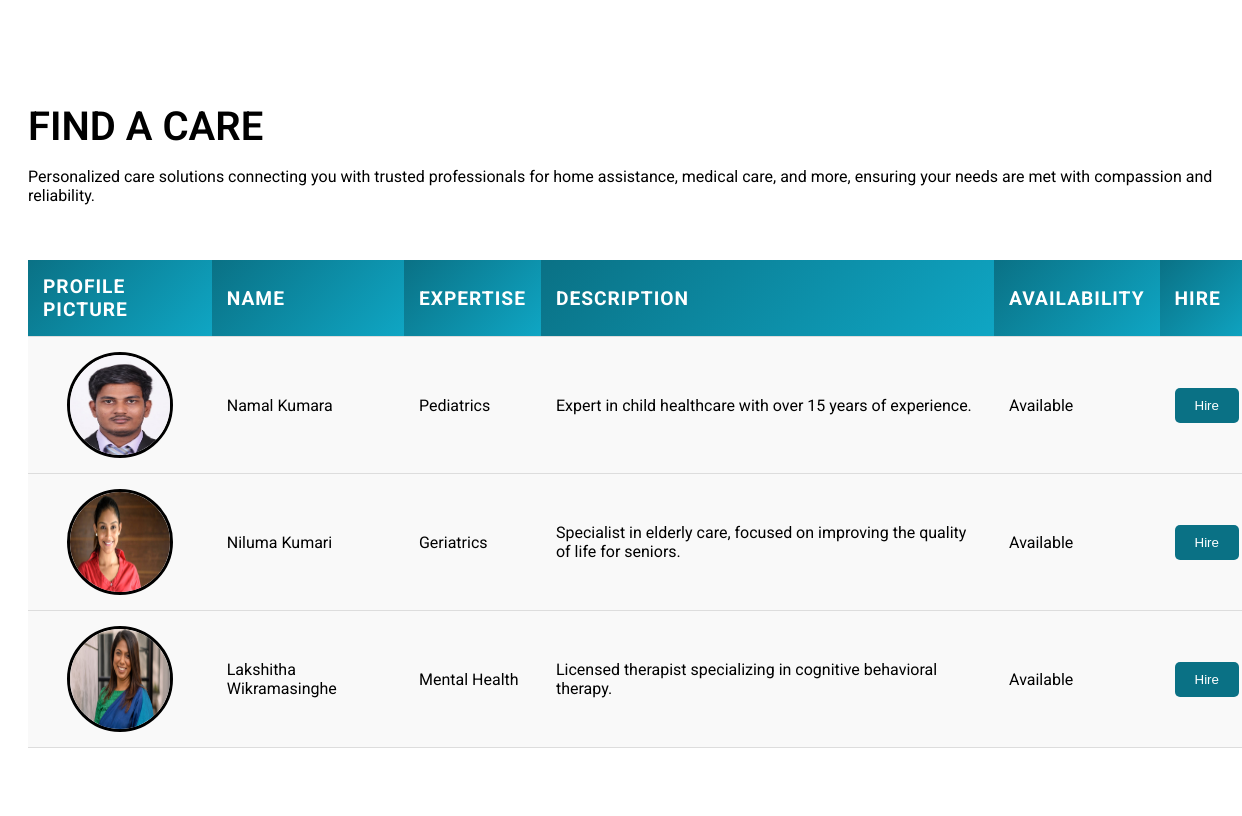
The page /FindCaregver.php on the database its author committed.
### tables this page shows
CREATE TABLE `caregivers` (
  `id` int(11) NOT NULL,
  `name` varchar(255) NOT NULL,
  `expertise` varchar(255) NOT NULL,
  `description` text DEFAULT NULL,
  `image` varchar(255) DEFAULT NULL,
  `availability` varchar(10) DEFAULT 'Available'
);

### FindCaregver.php (the view, shortened to what this page needs)
<?php
$servername = "localhost";
$username = "root";
$password = "";
$dbname = "lecture_panel_db";
$conn = new mysqli($servername, $username, $password, $dbname);
$Caregivers_sql = "SELECT * FROM Caregivers";
$Caregivers_result = $conn->query($Caregivers_sql);
?>
<!DOCTYPE html>
<html lang="en">
<head>
</head>
<body>
<section class="section_container Care_giver">
    <h2 class="section_header">Find a Care</h2>
    <p class="section_subheader"> Personalized care solutions connecting you with trusted professionals for home assistance, medical care, and more, ensuring your needs are met with compassion and reliability.
</p><br>
    <table class="Care_table">
        <thead>
            <tr>
                <th>Profile Picture</th>
                <th>Name</th>
                <th>Expertise</th>
                <th>Description</th>
                <th>Availability</th>
                <th>Hire</th>
            </tr>
        </thead>
        <tbody>
            <?php
            if ($Caregivers_result->num_rows > 0) {
                while($row = $Caregivers_result->fetch_assoc()) {
                    echo '<tr>';
                    echo '<td><img src="images/' . $row["image"] . '" alt="' . $row["name"] . '" class="Care_image"></td>';
                    echo '<td>' . $row["name"] . '</td>';
                    echo '<td>' . $row["expertise"] . '</td>';
                    echo '<td>' . $row["description"] . '</td>';
                    echo '<td>' . $row["availability"] . '</td>';
                    echo '<td>';
                    if ($row["availability"] === 'Available') {
                        echo '<button class="hire_button" onclick="hireCaregiver(' . $row["id"] . ')">Hire</button>';
                    } else {
                        echo '<button class="hire_button" disabled>Not Available</button>';
                    }
                    echo '</td>';
                    echo '</tr>';
                }
            } else {
                echo "<tr><td colspan='7'>No Care Giver available.</td></tr>";
            }
            ?>
        </tbody>
    </table>
</section>
</body>
</html>

### FindCaregver.php (style rules this page uses)
body { font-family: 'Roboto', sans-serif; }
.section_subheader::after { position: absolute; content: ""; top: 50%; transform: translate(1rem, -50%); height: 2px; width: 4rem; }
.section_header { max-width: 600px; margin-bottom: 1rem; font-size: 2.5rem; font-weight: 600; line-height: 3rem; color: var(--text-dark); position: relative; text-transform: uppercase; }
.section_header::before { content: ''; position: absolute; bottom: -5px; left: 0; width: 50px; height: 4px; background-color: var(--primary-color); }
.Care_giver { margin: 50px 0; padding: 20px; background: white; border-radius: 12px; width: 100%; position: relative; }
.Care_table { width: 100%; border-collapse: collapse; margin: 20px 0; font-family: 'Roboto', sans-serif; }
.Care_table th, .Care_table td { padding: 15px; text-align: left; border-bottom: 1px solid #ddd; transition: background-color 0.3s; }
.Care_table th { background: linear-gradient(135deg, #0a7185, #0fa6c4); color: white; font-size: 1.2em; text-transform: uppercase; letter-spacing: 1px; }
.Care_table td { background: #f9f9f9; position: relative; }
.Care_image { width: 100px; height: 100px; border-radius: 50%; border: 3px solid black; transition: transform 0.3s ease-in-out, border-color 0.3s ease-in-out; display: block; margin: 0 auto; }
.hire_button { padding: 10px 20px; background-color: #0a7185; color: white; border: none; border-radius: 5px; cursor: pointer; }

### rows shown on the page
caregivers: image (picture), name "Namal Kumara", expertise "Pediatrics", description "Expert in child healthcare with over 15 years of experience.", availability "Available"
caregivers: image (picture), name "Niluma Kumari", expertise "Geriatrics", description "Specialist in elderly care, focused on improving the quality of life for seniors.", availability "Available"
caregivers: image (picture), name "Lakshitha Wikramasinghe", expertise "Mental Health", description "Licensed therapist specializing in cognitive behavioral therapy.", availability "Available"
